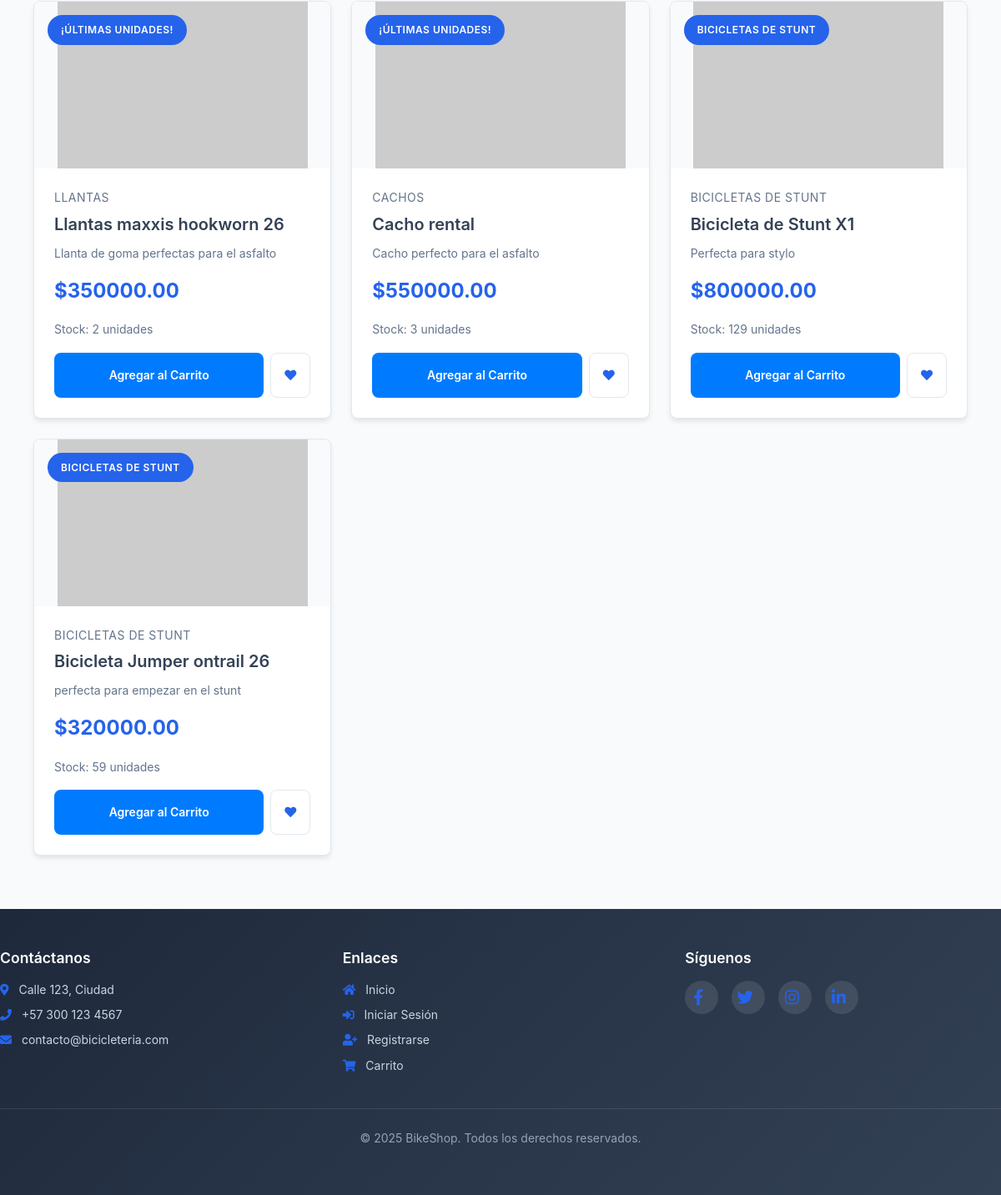
The app's page /products/catalog (lower part), older data.
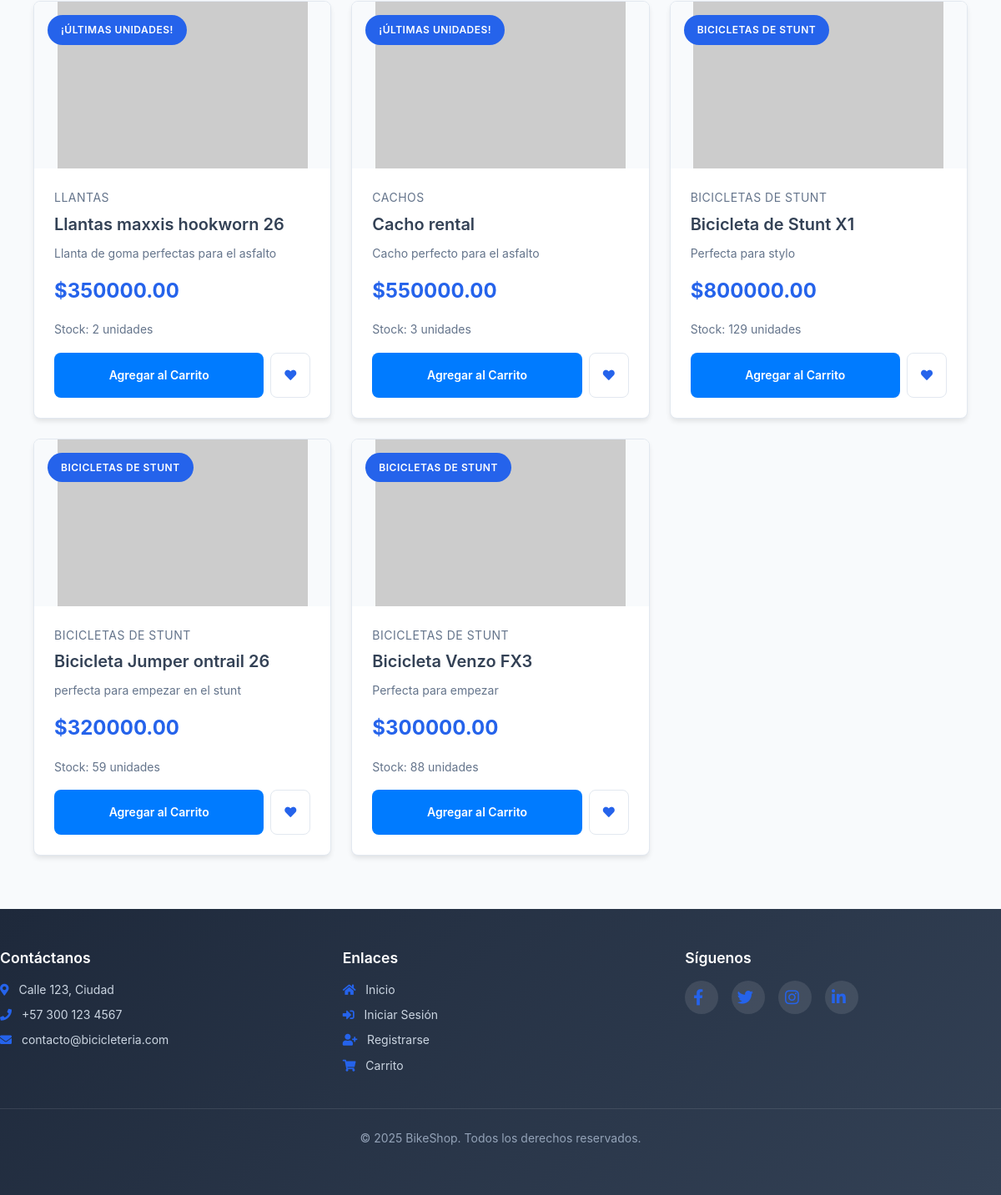
The same page, newer data.
### models/product.py (models this page shows, shortened)
class Product(db.Model):
    __tablename__ = 'productos'
    id = db.Column(db.Integer, primary_key=True)
    nombre = db.Column(db.String(100), nullable=False)
    descripcion = db.Column(db.String(255))
    precio = db.Column(db.Float, nullable=False)
    stock = db.Column(db.Integer, nullable=False)
    url_imagen = db.Column(db.String(255))
    subcategoria_id = db.Column(db.Integer, db.ForeignKey('subcategorias.id'), nullable=False)
    subcategoria = db.relationship('Subcategoria', back_populates='productos')

### models/subcategoria.py (models this page shows, shortened)
class Subcategoria(db.Model):
    __tablename__ = 'subcategorias'
    id = db.Column(db.Integer, primary_key=True)
    nombre = db.Column(db.String(100), nullable=False)
    categoria_id = db.Column(db.Integer, db.ForeignKey('categorias.id'), nullable=False)
    productos = db.relationship('Product', back_populates='subcategoria')

### routes/products.py (the view)
@products_bp.route('/catalog')
def catalog():
    search_query = request.args.get('search', '').strip()
    selected_category_id = request.args.get('category_id', '')
    selected_subcategory_id = request.args.get('subcategory_id', '')
    query = Product.query
    if search_query:
        query = query.filter(or_(
            Product.nombre.ilike(f'%{search_query}%'),
            Product.descripcion.ilike(f'%{search_query}%')
        ))
    if selected_subcategory_id:
        query = query.filter_by(subcategoria_id=selected_subcategory_id)
    elif selected_category_id:
        query = query.join(Product.subcategoria).join(Subcategoria.categoria).filter(Categoria.id == selected_category_id)
    products = query.all()
    categories = Categoria.query.all()
    subcategories = Subcategoria.query.all()
    return render_template('catalog.html', products=products, categories=categories, subcategories=subcategories, selected_category_id=selected_category_id, selected_subcategory_id=selected_subcategory_id)

### templates/catalog.html (shortened to what this page needs)
{% extends 'base.html' %}
{% block content %}
<div class="container">
  <div class="products-grid">
    {% if products %}
      {% for product in products %}
        <div class="product-card">
          <div class="product-image-container">
            {% if product.url_imagen %}
              <img src="{{ product.url_imagen }}" alt="{{ product.nombre }}" class="product-image">
            {% else %}
              <img src="https://via.placeholder.com/200x200" alt="Placeholder" class="product-image">
            {% endif %}
          </div>
          <div class="product-badge">
            {% if product.stock < 10 and product.stock > 0 %}
              ¡Últimas unidades!
            {% elif product.stock == 0 %}
              Sin stock
            {% else %}
              {{ product.subcategoria.nombre if product.subcategoria else 'Producto' }}
            {% endif %}
          </div>
          <div class="product-info">
            <p class="product-category">{{ product.subcategoria.nombre if product.subcategoria else 'Sin categoría' }}</p>
            <h3 class="product-title">{{ product.nombre }}</h3>
            <p class="product-description">{{ product.descripcion }}</p>
            <p class="product-price">${{ "%.2f"|format(product.precio) }}</p>
            <p class="product-stock">
              {% if product.stock > 0 %}
                Stock: {{ product.stock }} unidades
              {% else %}
                Sin stock disponible
              {% endif %}
            </p>
            <div class="product-actions">
              {% if current_user.is_authenticated %}
                <button class="add-to-cart-btn btn btn-primary" {% if product.stock == 0 %}disabled{% endif %} data-product-id="{{ product.id }}">
                  {% if product.stock == 0 %}Sin Stock{% else %}Agregar al Carrito{% endif %}
                </button>
                <button class="wishlist-btn btn" {% if product.id in favorites %}class="favorited"{% endif %} data-product-id="{{ product.id }}">
                  <i class="fas fa-heart"></i>
                </button>
              {% else %}
                <a href="{{ url_for('auth.login') }}" class="add-to-cart-btn btn btn-primary">Agregar al Carrito</a>
                <a href="{{ url_for('auth.login') }}" class="wishlist-btn btn"><i class="fas fa-heart"></i></a>
              {% endif %}
            </div>
          </div>
        </div>
      {% endfor %}
    {% endif %}
  </div>
</div>
{% endblock %}

### templates/base.html (shortened to what this page needs)
<!DOCTYPE html>
<html lang="es">
<head>
    <link rel="stylesheet" href="https://cdnjs.cloudflare.com/ajax/libs/font-awesome/5.15.4/css/all.min.css">
    <link rel="stylesheet" href="{{ url_for('static', filename='css/main.css') }}">
    <link rel="stylesheet" href="{{ url_for('static', filename='css/header.css') }}">
    <link rel="stylesheet" href="{{ url_for('static', filename='css/hero.css') }}">
    <link rel="stylesheet" href="{{ url_for('static', filename='css/products.css') }}">
    <link rel="stylesheet" href="{{ url_for('static', filename='css/cart.css') }}">
    <link rel="stylesheet" href="{{ url_for('static', filename='css/forms.css') }}">
    <link rel="stylesheet" href="{{ url_for('static', filename='css/search.css') }}">
    <link rel="stylesheet" href="{{ url_for('static', filename='css/modals.css') }}">
    <link rel="stylesheet" href="{{ url_for('static', filename='css/footer.css') }}">
    <link rel="stylesheet" href="{{ url_for('static', filename='css/styles.css') }}">
</head>
<body>
    <div class="container">
        {% block content %}{% endblock %}
    </div>
    <footer class="footer">
        <div class="container footer-content">
            <div class="footer-grid">
                <div class="footer-section">
                    <h5>Contáctanos</h5>
                    <p><i class="fas fa-map-marker-alt"></i> Calle 123, Ciudad</p>
                    <p><i class="fas fa-phone"></i> +57 300 123 4567</p>
                    <p><i class="fas fa-envelope"></i> contacto@bicicleteria.com</p>
                </div>
                <div class="footer-section">
                    <h5>Enlaces</h5>
                    <ul>
                        <li><a href="{{ url_for('index') }}"><i class="fas fa-home"></i> Inicio</a></li>
                        <li><a href="{{ url_for('auth.login') }}"><i class="fas fa-sign-in-alt"></i> Iniciar Sesión</a></li>
                        <li><a href="{{ url_for('auth.register') }}"><i class="fas fa-user-plus"></i> Registrarse</a></li>
                        <li><a href="{{ url_for('cart.cart') }}"><i class="fas fa-shopping-cart"></i> Carrito</a></li>
                    </ul>
                </div>
                <div class="footer-section">
                    <h5>Síguenos</h5>
                    <div class="social-links">
                        <a href="#" class="social-link"><i class="fab fa-facebook-f"></i></a>
                        <a href="#" class="social-link"><i class="fab fa-twitter"></i></a>
                        <a href="#" class="social-link"><i class="fab fa-instagram"></i></a>
                        <a href="#" class="social-link"><i class="fab fa-linkedin-in"></i></a>
                    </div>
                </div>
            </div>
            <div class="footer-bottom">
                <p>© 2025 BikeShop. Todos los derechos reservados.</p>
            </div>
        </div>
    </footer>
</body>
</html>

### static/css/main.css (style rules this page uses)
:root { --primary-color: #2563eb; --primary-hover: #1d4ed8; --secondary-color: #64748b; --success-color: #059669; --danger-color: #dc2626; --warning-color: #d97706; --dark-color: #1e293b; --light-color: #f8fafc; --border-color: #e2e8f0; --text-color: #334155; --text-muted: #64748b; --shadow: 0 4px 6px -1px rgba(0, 0, 0, 0.1); --shadow-lg: 0 10px 15px -3px rgba(0, 0, 0, 0.1); --border-radius: 8px; --transition: all 0.3s ease; }
* { margin: 0; padding: 0; box-sizing: border-box; }
body { font-family: 'Inter', -apple-system, BlinkMacSystemFont, 'Segoe UI', Roboto, sans-serif; line-height: 1.6; color: var(--text-color); background-color: #ffffff; }
.container { max-width: 1200px; margin: 0 auto; padding: 0 20px; }
h1, h2, h3, h4, h5, h6 { font-weight: 600; line-height: 1.2; margin-bottom: 1rem; }
h3 { font-size: 1.5rem; }
p { margin-bottom: 1rem; }
a { color: var(--primary-color); text-decoration: none; transition: var(--transition); }
.btn { display: inline-flex; align-items: center; justify-content: center; padding: 0.75rem 1.5rem; font-size: 0.875rem; font-weight: 500; border-radius: var(--border-radius); border: none; cursor: pointer; transition: var(--transition); text-decoration: none; gap: 0.5rem; }
.btn-primary { background-color: var(--primary-color); color: white; }
body { font-family: 'Inter', -apple-system, BlinkMacSystemFont, 'Segoe UI', Roboto, sans-serif; line-height: 1.6; color: var(--text-color); background-color: var(--light-color); }
.btn { display: inline-flex; align-items: center; justify-content: center; padding: 0.75rem 1.5rem; font-size: 0.875rem; font-weight: 500; border-radius: var(--border-radius); border: none; cursor: pointer; transition: var(--transition); }

### static/css/products.css (style rules this page uses)
.products-grid { display: grid; grid-template-columns: repeat(auto-fill, minmax(280px, 1fr)); gap: 1.5rem; margin-bottom: 3rem; max-width: 1200px; margin-left: auto; margin-right: auto; }
.product-card { background: white; border-radius: var(--border-radius); overflow: hidden; box-shadow: var(--shadow); transition: var(--transition); border: 1px solid var(--border-color); position: relative; }
.product-image-container { height: 200px; overflow: hidden; background: var(--light-color); display: flex; align-items: center; justify-content: center; }
.product-image { max-width: 100%; max-height: 100%; object-fit: contain; transition: var(--transition); }
.product-badge { position: absolute; top: 1rem; left: 1rem; padding: 0.5rem 1rem; background: var(--primary-color); color: white; border-radius: 50px; font-size: 0.75rem; font-weight: 600; text-transform: uppercase; letter-spacing: 0.5px; z-index: 1; }
.product-info { padding: 1.5rem; }
.product-category { font-size: 0.875rem; color: var(--text-muted); margin-bottom: 0.5rem; text-transform: uppercase; letter-spacing: 0.5px; }
.product-title { font-size: 1.25rem; font-weight: 600; margin-bottom: 0.75rem; color: var(--text-color); }
.product-description { font-size: 0.875rem; color: var(--text-muted); margin-bottom: 1rem; line-height: 1.5; }
.product-price { font-size: 1.5rem; font-weight: 700; color: var(--primary-color); margin-bottom: 1rem; }
.product-stock { font-size: 0.875rem; color: var(--text-muted); margin-bottom: 1rem; }
.product-actions { display: flex; gap: 0.5rem; }
.add-to-cart-btn { flex: 1; background: var(--primary-color); color: white; border: none; padding: 1rem; border-radius: var(--border-radius); font-weight: 600; cursor: pointer; transition: var(--transition); display: flex; align-items: center; justify-content: center; gap: 0.5rem; }
.wishlist-btn { background: white; border: 1px solid var(--border-color); padding: 1rem; border-radius: var(--border-radius); cursor: pointer; transition: var(--transition); display: flex; align-items: center; justify-content: center; }

### static/css/styles.css (style rules this page uses)
.btn-primary { background-color: #007bff; border-color: #007bff; }

Row changes from the older to the newer data that the page shows:
added Product: subcategoria "BICICLETAS DE STUNT", nombre "Bicicleta Venzo FX3", descripcion "Perfecta para empezar", precio "300000.00", stock "88"
